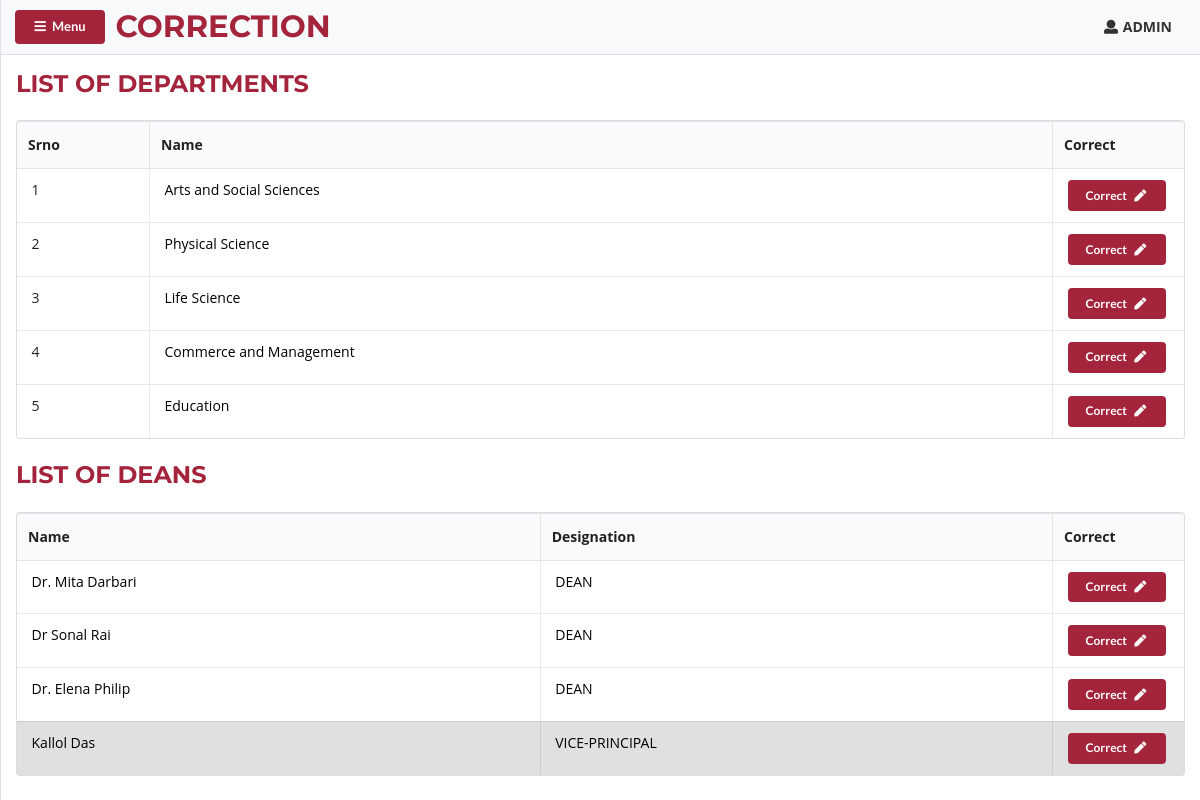
Screenshot of /departments.php (signed in) with the database file from the repository.
### tables this page shows
CREATE TABLE `sup_depart` (
  `id` int(20) NOT NULL,
  `sup_depart` varchar(50) NOT NULL
);

CREATE TABLE `users` (
  `id` int(11) NOT NULL,
  `tid` varchar(20) NOT NULL,
  `username` varchar(100) NOT NULL,
  `name` varchar(100) NOT NULL,
  `sup_depart` varchar(100) NOT NULL,
  `department` varchar(100) NOT NULL,
  `designation` varchar(50) NOT NULL,
  `password` varchar(100) NOT NULL,
  `ischeck` varchar(100) NOT NULL
);

### departments.php (the view, shortened to what this page needs)
<?php include("header.php") ?>
<?php include("sidenav-head.php") ?>
 <div id="page-content-wrapper">
        <nav
          class="navbar navbar-expand-lg navbar-light bg-light border-bottom"
        >
        <button class="ui button bg-red small" id="menu-toggle"><i class="fa fa-bars mr-1" aria-hidden="true"></i> Menu</button>
        <h2 class="ml-2 my-0 nav-head">CORRECTION</h2>
        <div class="collapse navbar-collapse" id="navbarSupportedContent">
          <ul class="navbar-nav ml-auto mt-2 mt-lg-0">
            <p id="username" class="mt-0 mr-3"><i class='user icon'></i><strong><?php echo $_SESSION['name'] ?></strong></p>
          </ul>
        </div>
 </nav>
 <div class="container-fluid my-3">
        <div class="head-bar-sec">
            <h2>LIST OF DEPARTMENTS</h2>
        </div>
        <table class="ui celled table my-4">
            <thead>
                <tr id="table-head">
                <th>Srno</th>
                <th>Name</th>
                <th>Correct</th>
                </tr>
            </thead>
            <tbody>
            <?php
                $sql = "SELECT * FROM `sup_depart` WHERE  1" ;
                $result = $db-> query($sql);
                $srno = 0;
                if($result-> num_rows > 0){
                    while ($row = $result-> fetch_assoc())
                    { $srno++; ?>
                        <tr>
                            <td style="width:11vw"><span class="mx-1"><?php echo $srno ?></span></td>
                            <td><a href="sub-departments.php?sup_depart=<?php echo $row['sup_depart']?>" style="color:#000" class="mx-1"><?php echo $row["sup_depart"] ?></a></td>
                            <td style="width:11vw">
                                <a href="sub-departments.php?sup_depart=<?php echo $row['sup_depart']?>"><button type="submit" class="ui button tiny bg-red mx-1" id="insert-id">Correct <i class="fa fa-pen fa-fw ml-1" aria-hidden="true"></i></button></a>
                            </td>
                        </tr>
                <?php
                     }
                }
            ?>
            </tbody>
        </table>
    </div>
 <div class="container-fluid my-3">
        <div class="head-bar">
            <h2>LIST OF DEANS</h2>
        </div>
        <table class="ui celled table my-4">
            <thead>
                <tr id="table-head">
                    <th>Name</th>
                    <th>Designation</th>
                    <th>Correct</th>
                </tr>
            </thead>
            <tbody>
            <?php
                $sql = "SELECT * FROM `users` WHERE  `designation`= 'Dean' OR `designation`= 'Vice-Principal' " ;
                $result = $db-> query($sql);
                $srno = 0;
                if($result-> num_rows > 0){
                    while ($row = $result-> fetch_assoc())
                    { $srno++; ?>
                        <tr class="<?php echo $row['designation'] == "Vice-Principal" ? "active" : "" ?>">
                            <td><a href="correction.php?id=<?php echo $row['username']?>&unchecked=true" style="color:#000" class="mx-1"><?php echo $row["name"] ?></a></td>
                            <td><a href="correction.php?id=<?php echo $row['username']?>&unchecked=true" style="color:#000" class="mx-1"><?php echo $row["designation"] == "Professor"?"ASSISTANT PROFESSOR" : strtoupper($row["designation"]) ?></a></td>
                            <td style="width:11vw">
                                <a href="correction.php?id=<?php echo $row['username']?>&unchecked=true"><button type="submit" class="ui button tiny bg-red mx-1" id="insert-id">Correct <i class="fa fa-pen fa-fw ml-1" aria-hidden="true"></i></button></a>
                            </td>
                        </tr>
                <?php
                     }
                }
            ?>
            </tbody>
        </table>
    </div>
<?php include("sidenav-foot.php") ?>
<?php include("footer.php") ?>

### CSS/simple-sidebar.css (style rules this page uses)
#page-content-wrapper { min-width: 100vw; }
@media (min-width: 768px) { #page-content-wrapper { min-width: 0; width: 100%; } }
.bg-red { background: #a4243b !important; color: white !important; }
.nav-head { color: #a4243b; text-align: center !important; font-size: 2.2em; font-family: "Montserrat", sans-serif !important; }

### CSS/style.css (style rules this page uses)
body { background: white; }
.head-bar > h2 { color: #a4243b; font-family: "Montserrat", sans-serif !important; }
::placeholder { color: #000 !important; }
.head-bar-sec > h2 { color: #a4243b; font-family: "Montserrat", sans-serif !important; display: inline !important; }

### rows the page displays
sup_depart: sup_depart "Arts and Social Sciences"
sup_depart: sup_depart "Physical Science"
sup_depart: sup_depart "Life Science"
sup_depart: sup_depart "Commerce and Management"
sup_depart: sup_depart "Education"
users: name "Dr. Mita Darbari", designation "DEAN"
users: name "Dr Sonal Rai", designation "DEAN"
users: name "Dr. Elena Philip", designation "DEAN"
users: name "Kallol Das", designation "VICE-PRINCIPAL"

### other values shown
$_SESSION['name'] "ADMIN"
